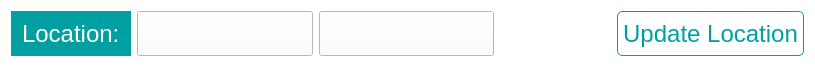
<?xml version="1.0" encoding="UTF-8"?>
<ui version="4.0">
 <class>LocationEdit</class>
 <widget class="QWidget" name="LocationEdit">
  <property name="geometry">
   <rect>
    <x>0</x>
    <y>0</y>
    <width>815</width>
    <height>63</height>
   </rect>
  </property>
  <property name="maximumSize">
   <size>
    <width>16777215</width>
    <height>63</height>
   </size>
  </property>
  <property name="windowTitle">
   <string>Form</string>
  </property>
  <property name="styleSheet">
   <string notr="true">* {
       background: #fff
}

QLabel {
       color: #fff;
       background: rgb(0, 159, 161);
       padding-left: 5px;
       padding-right: 5px;
}

QLineEdit {
       border: 1px solid rgb(0, 159, 161);
       border-radius: 10px;
       padding-left: 10px;
       color: rgb(0, 159, 161)
}

#name_input:hover {
       border: 2px solid rgb(0, 159, 161);
}

QPushButton {
       border: 1px solid;
       margin: 0;
       height: 40px;
       color: rgb(0, 159, 161);
       border-color: rgb(0, 159, 161);
       padding: 5px;
       border-radius: 5px;
}

QPushButton:hover{
       background: rgb(0, 159, 161);
       color: #fff;
}

#location_input,
#lab_input
{
       color: rgb(0, 159, 161);
}

#location_input:hover,
#lab_input:hover
{
       color: rgb(52, 62, 162);
}

#location_input::drop-down,
#lab_input::drop-down
{
       border: 0px;
}

#location_input::down-arrow,
#lab_input::down-arrow
{
       image: url(:/icon/images/down-arrow.ico);
       width: 15px;
       height: 15px;
       margin-right: 20px
}

#location_input:on,
#lab_input:on
{
       border: 2px solid rgba(0, 159, 161, 10%);
}</string>
  </property>
  <layout class="QHBoxLayout" name="horizontalLayout" stretch="1,3,3,2,0">
   <item>
    <widget class="QLabel" name="location_label">
     <property name="sizePolicy">
      <sizepolicy hsizetype="Fixed" vsizetype="Preferred">
       <horstretch>0</horstretch>
       <verstretch>0</verstretch>
      </sizepolicy>
     </property>
     <property name="maximumSize">
      <size>
       <width>16777215</width>
       <height>45</height>
      </size>
     </property>
     <property name="font">
      <font>
       <pointsize>18</pointsize>
      </font>
     </property>
     <property name="text">
      <string>Location:</string>
     </property>
    </widget>
   </item>
   <item>
    <widget class="QComboBox" name="lab_input">
     <property name="maximumSize">
      <size>
       <width>16777215</width>
       <height>45</height>
      </size>
     </property>
     <property name="font">
      <font>
       <pointsize>18</pointsize>
      </font>
     </property>
    </widget>
   </item>
   <item>
    <widget class="QComboBox" name="location_input">
     <property name="maximumSize">
      <size>
       <width>16777215</width>
       <height>45</height>
      </size>
     </property>
     <property name="font">
      <font>
       <pointsize>18</pointsize>
      </font>
     </property>
    </widget>
   </item>
   <item>
    <spacer name="horizontalSpacer">
     <property name="orientation">
      <enum>Qt::Horizontal</enum>
     </property>
     <property name="sizeHint" stdset="0">
      <size>
       <width>40</width>
       <height>20</height>
      </size>
     </property>
    </spacer>
   </item>
   <item>
    <widget class="QPushButton" name="update_location_button">
     <property name="maximumSize">
      <size>
       <width>16777215</width>
       <height>45</height>
      </size>
     </property>
     <property name="font">
      <font>
       <pointsize>18</pointsize>
      </font>
     </property>
     <property name="text">
      <string>Update Location</string>
     </property>
    </widget>
   </item>
  </layout>
 </widget>
 <resources>
  <include location="../../resources.qrc"/>
 </resources>
 <connections/>
</ui>
